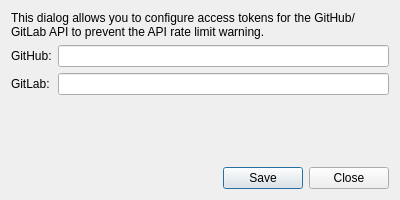
<?xml version="1.0" encoding="UTF-8"?>
<ui version="4.0">
 <class>GitAccessTokenDialog</class>
 <widget class="QDialog" name="GitAccessTokenDialog">
  <property name="geometry">
   <rect>
    <x>0</x>
    <y>0</y>
    <width>400</width>
    <height>200</height>
   </rect>
  </property>
  <property name="minimumSize">
   <size>
    <width>400</width>
    <height>200</height>
   </size>
  </property>
  <property name="windowTitle">
   <string>Configure Git access tokens</string>
  </property>
  <property name="modal">
   <bool>true</bool>
  </property>
  <layout class="QFormLayout" name="formLayout">
   <item row="1" column="0">
    <widget class="QLabel" name="lblGitHubToken">
     <property name="text">
      <string>GitHub:</string>
     </property>
    </widget>
   </item>
   <item row="4" column="0" colspan="2">
    <layout class="QHBoxLayout" name="horizontalLayout">
     <item>
      <spacer name="horizontalSpacer">
       <property name="orientation">
        <enum>Qt::Orientation::Horizontal</enum>
       </property>
       <property name="sizeHint" stdset="0">
        <size>
         <width>40</width>
         <height>20</height>
        </size>
       </property>
      </spacer>
     </item>
     <item>
      <widget class="QPushButton" name="btnSave">
       <property name="text">
        <string>Save</string>
       </property>
      </widget>
     </item>
     <item>
      <widget class="QPushButton" name="btnClose">
       <property name="text">
        <string>Close</string>
       </property>
      </widget>
     </item>
    </layout>
   </item>
   <item row="1" column="1">
    <widget class="QLineEdit" name="txtGitHubToken"/>
   </item>
   <item row="2" column="0">
    <widget class="QLabel" name="lblGitLabToken">
     <property name="text">
      <string>GitLab:</string>
     </property>
    </widget>
   </item>
   <item row="2" column="1">
    <widget class="QLineEdit" name="txtGitLabToken"/>
   </item>
   <item row="3" column="0">
    <spacer name="verticalSpacer">
     <property name="orientation">
      <enum>Qt::Orientation::Vertical</enum>
     </property>
     <property name="sizeHint" stdset="0">
      <size>
       <width>20</width>
       <height>40</height>
      </size>
     </property>
    </spacer>
   </item>
   <item row="0" column="0" colspan="2">
    <widget class="QLabel" name="lblAboutTokenDialog">
     <property name="text">
      <string>This dialog allows you to configure access tokens for the GitHub/GitLab API to prevent the API rate limit warning.</string>
     </property>
     <property name="wordWrap">
      <bool>true</bool>
     </property>
    </widget>
   </item>
  </layout>
 </widget>
 <resources/>
 <connections/>
</ui>
